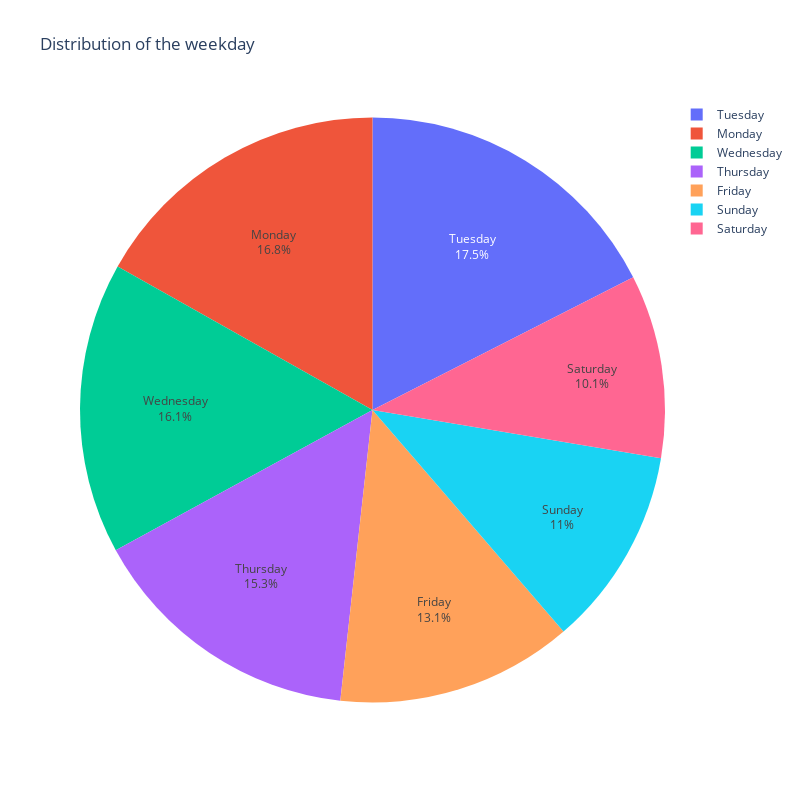

Source (notebook cell):
### Code cell
weekday_df = kickstarter_df["created_at_weekday"].value_counts().to_frame().reset_index()
weekday_norm = kickstarter_df.value_counts(["created_at_weekday"], normalize=True)
weekday_df["norm"] = weekday_norm.values
weekday_df["label"] = weekday_df.apply(
    lambda x: x["created_at_weekday"] if x["norm"] >= 0.03 else "other", axis=1
)
other_weekday_df = weekday_df[weekday_df["label"] == "other"]
weekday_df.drop(other_weekday_df.index, inplace=True)
group_other_weekday_df = other_weekday_df.groupby("label").sum().reset_index()
weekday_df = pd.concat([weekday_df, group_other_weekday_df], axis=0)
weekday_df.drop(columns=["created_at_weekday"], inplace=True)
import plotly.graph_objects as go

# Pie chart for the distribution of the country, category, currency, created_at_weekday
# under 3
fig = go.Figure()
fig.add_trace(
    go.Pie(
        labels=weekday_df["label"],
        values=weekday_df["count"],
        name="weekday",
        text=weekday_df["label"],
    )
)
fig.update_layout(
    width=800,
    height=800,
    title_text="Distribution of the weekday",
    annotations=[
        dict(
            showarrow=False,
            x=0.5,
            y=0.5,
            text="",
            font_size=20,
            font_family="Arial",
        )
    ],
)
fig.show()

### Figure 1 — Plotly figure (JSON) as saved in the notebook; plotly's stock layout.template omitted (floating-point values rounded to 4 significant figures)
{"data": [{"labels": ["Tuesday", "Monday", "Wednesday", "Thursday", "Friday", "Sunday", "Saturday"], "name": "weekday", "text": ["Tuesday", "Monday", "Wednesday", "Thursday", "Friday", "Sunday", "Saturday"], "type": "pie", "values": [3612, 3474, 3325, 3155, 2699, 2277, 2090]}], "layout": {"annotations": [{"font": {"family": "Arial", "size": 20}, "showarrow": false, "text": "", "x": 0.5, "y": 0.5}], "height": 800, "title": {"text": "Distribution of the weekday"}, "width": 800}}
